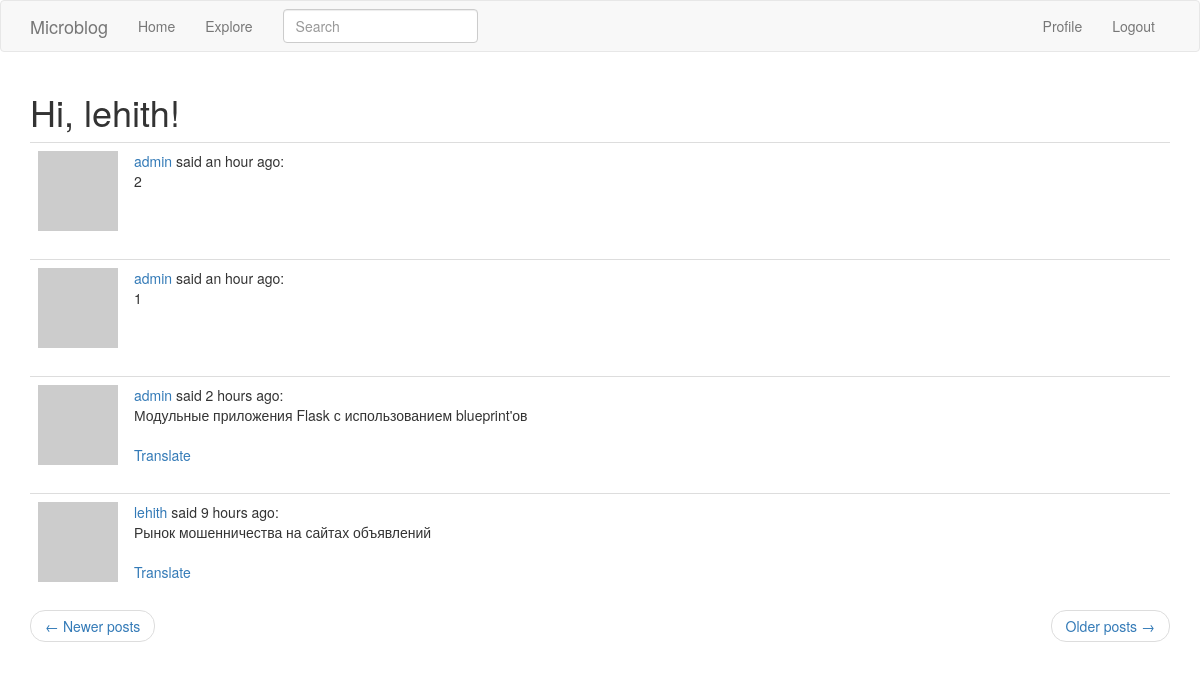
Page /explore?page=2 (signed in) on the committed database.
### app/models.py (models this page shows, shortened)
class User(UserMixin, db.Model):
    id = db.Column(db.Integer, primary_key=True)
    username = db.Column(db.String(64), index=True, unique=True)
    email = db.Column(db.String(120), index=True, unique=True)
    password_hash = db.Column(db.String(128))
    about_me = db.Column(db.String(140))
    posts = db.relationship('Post', backref='author', lazy='dynamic')
    last_seen = db.Column(db.DateTime, default=datetime.utcnow)
    followed = db.relationship(
        'User', secondary=followers,
        primaryjoin=(followers.c.follower_id == id),
        secondaryjoin=(followers.c.followed_id == id),
        backref=db.backref('followers', lazy='dynamic'), lazy='dynamic')
    def avatar(self, size):
        digest = md5(self.email.lower().encode('utf-8')).hexdigest()
        return 'https://www.gravatar.com/avatar/{}?d=identicon&s={}'.format(
            digest, size)

class SearchableMixin(object):
    @classmethod
    def before_commit(cls, session):
        session._changes = {
            'add': list(session.new),
            'update': list(session.dirty),
            'delete': list(session.deleted)
        }
    @classmethod
    def after_commit(cls, session):
        for obj in session._changes['add']:
            if isinstance(obj, SearchableMixin):
                add_to_index(obj.__tablename__, obj)
        for obj in session._changes['update']:
            if isinstance(obj, SearchableMixin):
                add_to_index(obj.__tablename__, obj)
        for obj in session._changes['delete']:
            if isinstance(obj, SearchableMixin):
                remove_from_index(obj.__tablename__, obj)
        session._changes = None

class Post(SearchableMixin, db.Model):
    __searchable__ = ['body']
    id = db.Column(db.Integer, primary_key=True)
    body = db.Column(db.String(140))
    timestamp = db.Column(db.DateTime, index=True, default=datetime.utcnow)
    user_id = db.Column(db.Integer, db.ForeignKey('user.id'))
    language = db.Column(db.String(5))

### app/main/routes.py (the view)
@bp.route('/explore')
@login_required
def explore():
    page = request.args.get('page', 1, type=int)
    posts = Post.query.order_by(Post.timestamp.desc()).paginate(
        page, current_app.config['POSTS_PER_PAGE'], False)
    next_url = url_for('main.explore', page=posts.next_num) \
        if posts.has_next else None
    prev_url = url_for('main.explore', page=posts.prev_num) \
        if posts.has_prev else None
    return render_template('index.html', title=_('Explore'),
                           posts=posts.items, next_url=next_url,
                           prev_url=prev_url)

### app/main/forms.py
class SearchForm(FlaskForm):
    q = StringField(_l('Search'), validators=[DataRequired()])
    def __init__(self, *args, **kwargs):
        if 'formdata' not in kwargs:
            kwargs['formdata'] = request.args
        if 'csrf_enabled' not in kwargs:
            kwargs['csrf_enabled'] = False
        super(SearchForm, self).__init__(*args, **kwargs)

### app/main/routes.py (called while the page is built)
@bp.before_app_request
def before_request():
    if current_user.is_authenticated:
        current_user.last_seen = datetime.utcnow()
        db.session.commit()
        g.search_form = SearchForm()
    g.locale = str(get_locale())

### app/models.py (called while the page is built)
@login.user_loader
def load_user(id):
    return User.query.get(int(id))

### app/main/templates/index.html (shortened to what this page needs)
{% extends "base.html" %}
{% import 'bootstrap/wtf.html' as wtf %}
{% block app_content %}
    <h1>{{ _('Hi')}}, {{ current_user.username }}!</h1>
    {% for post in posts %}
        {% include '_post.html' %}
    {% endfor %}
    <nav aria-label="...">
        <ul class="pager">
            <li class="previous{% if not prev_url %} disabled{% endif %}">
                <a href="{{ prev_url or '#' }}">
                    <span aria-hidden="true">&larr;</span> {{ _('Newer posts')}}
                </a>
            </li>
            <li class="next{% if not next_url %} disabled{% endif %}">
                <a href="{{ next_url or '#' }}">
                    {{ _('Older posts')}} <span aria-hidden="true">&rarr;</span>
                </a>
            </li>
        </ul>
    </nav>
{% endblock %}

### app/main/templates/_post.html
<table class="table table-hover">
    <tr>
        <td width="70px">
            <a href="{{ url_for('main.user', username=post.author.username) }}">
                <img src="{{ post.author.avatar(70) }}"/>
            </a>
        </td>
        <td>
            <a href="{{ url_for('main.user', username=post.author.username) }}">
                {{ post.author.username }}
            </a>
            {{ _('said') }} {{ moment(post.timestamp).fromNow() }}:
            <br>
            <span id="post{{ post.id }}">{{ post.body }}</span>
            {% if post.language and post.language != g.locale %}
                <br><br>
              <span id="translation{{ post.id }}">
                <a href="javascript:translate(
                            '#post{{ post.id }}',
                            '#translation{{ post.id }}',
                            '{{ post.language }}',
                            '{{ g.locale }}');">{{ _('Translate') }}</a>
            </span>
            {% endif %}
        </td>
    </tr>
</table>

### rows in the picture
User: username "lehith"
Post: author.username "admin", timestamp "an hour ago", body "2"
Post: author.username "admin", timestamp "an hour ago", body "1"
Post: author.username "admin", timestamp "2 hours ago", body "Модульные приложения Flask с использованием blueprint'ов"
Post: author.username "lehith", timestamp "9 hours ago", body "Рынок мошенничества на сайтах объявлений"
